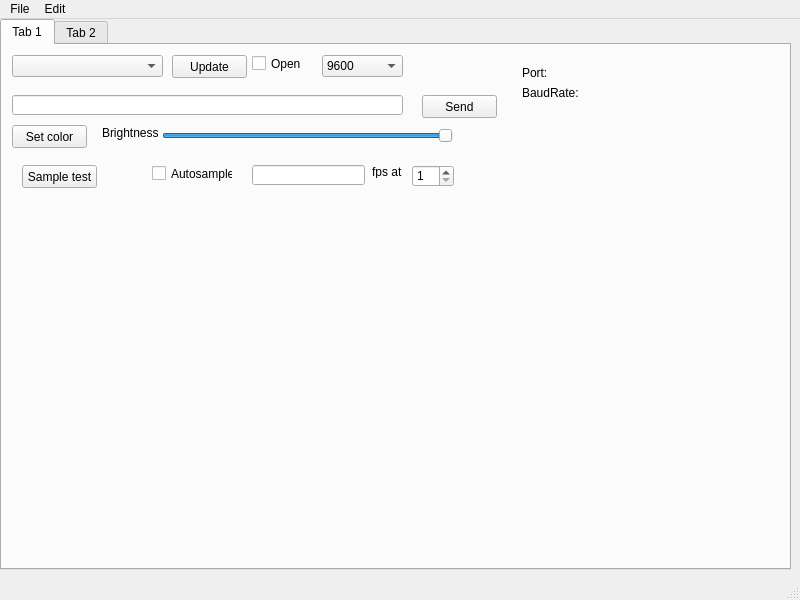
<?xml version="1.0" encoding="UTF-8"?>
<ui version="4.0">
 <class>MainWindow</class>
 <widget class="QMainWindow" name="MainWindow">
  <property name="geometry">
   <rect>
    <x>0</x>
    <y>0</y>
    <width>800</width>
    <height>600</height>
   </rect>
  </property>
  <property name="windowTitle">
   <string>MainWindow</string>
  </property>
  <widget class="QWidget" name="centralwidget">
   <widget class="QTabWidget" name="tabWidget">
    <property name="geometry">
     <rect>
      <x>0</x>
      <y>0</y>
      <width>791</width>
      <height>551</height>
     </rect>
    </property>
    <property name="currentIndex">
     <number>0</number>
    </property>
    <widget class="QWidget" name="tab">
     <attribute name="title">
      <string>Tab 1</string>
     </attribute>
     <widget class="QComboBox" name="portListBox">
      <property name="geometry">
       <rect>
        <x>10</x>
        <y>10</y>
        <width>151</width>
        <height>22</height>
       </rect>
      </property>
     </widget>
     <widget class="QLineEdit" name="serialInput">
      <property name="geometry">
       <rect>
        <x>10</x>
        <y>50</y>
        <width>391</width>
        <height>20</height>
       </rect>
      </property>
     </widget>
     <widget class="QPushButton" name="pushButton_2">
      <property name="geometry">
       <rect>
        <x>170</x>
        <y>10</y>
        <width>75</width>
        <height>23</height>
       </rect>
      </property>
      <property name="text">
       <string>Update</string>
      </property>
     </widget>
     <widget class="QPushButton" name="pushButton">
      <property name="geometry">
       <rect>
        <x>420</x>
        <y>50</y>
        <width>75</width>
        <height>23</height>
       </rect>
      </property>
      <property name="text">
       <string>Send</string>
      </property>
     </widget>
     <widget class="QCheckBox" name="checkBox">
      <property name="geometry">
       <rect>
        <x>250</x>
        <y>10</y>
        <width>70</width>
        <height>17</height>
       </rect>
      </property>
      <property name="text">
       <string>Open</string>
      </property>
     </widget>
     <widget class="QComboBox" name="baudRateBox">
      <property name="geometry">
       <rect>
        <x>320</x>
        <y>10</y>
        <width>81</width>
        <height>22</height>
       </rect>
      </property>
      <item>
       <property name="text">
        <string>9600</string>
       </property>
      </item>
      <item>
       <property name="text">
        <string>115200</string>
       </property>
      </item>
     </widget>
     <widget class="QLabel" name="portNameLabel">
      <property name="geometry">
       <rect>
        <x>520</x>
        <y>20</y>
        <width>141</width>
        <height>16</height>
       </rect>
      </property>
      <property name="text">
       <string>Port:</string>
      </property>
     </widget>
     <widget class="QLabel" name="baudRateLabel">
      <property name="geometry">
       <rect>
        <x>520</x>
        <y>40</y>
        <width>141</width>
        <height>16</height>
       </rect>
      </property>
      <property name="text">
       <string>BaudRate:</string>
      </property>
     </widget>
     <widget class="QCheckBox" name="autosampleCheckbox">
      <property name="geometry">
       <rect>
        <x>150</x>
        <y>120</y>
        <width>81</width>
        <height>17</height>
       </rect>
      </property>
      <property name="text">
       <string>Autosample</string>
      </property>
     </widget>
     <widget class="QLineEdit" name="fpsField">
      <property name="geometry">
       <rect>
        <x>250</x>
        <y>120</y>
        <width>113</width>
        <height>20</height>
       </rect>
      </property>
     </widget>
     <widget class="QPushButton" name="testSampleButton">
      <property name="geometry">
       <rect>
        <x>20</x>
        <y>120</y>
        <width>75</width>
        <height>23</height>
       </rect>
      </property>
      <property name="text">
       <string>Sample test</string>
      </property>
     </widget>
     <widget class="QSpinBox" name="numWorkersSpinBox">
      <property name="geometry">
       <rect>
        <x>410</x>
        <y>120</y>
        <width>42</width>
        <height>22</height>
       </rect>
      </property>
      <property name="minimum">
       <number>1</number>
      </property>
      <property name="maximum">
       <number>6</number>
      </property>
     </widget>
     <widget class="QLabel" name="label">
      <property name="geometry">
       <rect>
        <x>370</x>
        <y>120</y>
        <width>47</width>
        <height>13</height>
       </rect>
      </property>
      <property name="text">
       <string>fps at</string>
      </property>
     </widget>
     <widget class="QPushButton" name="setColorButton">
      <property name="geometry">
       <rect>
        <x>10</x>
        <y>80</y>
        <width>75</width>
        <height>23</height>
       </rect>
      </property>
      <property name="text">
       <string>Set color</string>
      </property>
     </widget>
     <widget class="QSlider" name="brightnessSlider">
      <property name="geometry">
       <rect>
        <x>160</x>
        <y>80</y>
        <width>291</width>
        <height>22</height>
       </rect>
      </property>
      <property name="maximum">
       <number>100</number>
      </property>
      <property name="singleStep">
       <number>1</number>
      </property>
      <property name="pageStep">
       <number>5</number>
      </property>
      <property name="value">
       <number>100</number>
      </property>
      <property name="orientation">
       <enum>Qt::Horizontal</enum>
      </property>
      <property name="invertedAppearance">
       <bool>false</bool>
      </property>
      <property name="invertedControls">
       <bool>false</bool>
      </property>
     </widget>
     <widget class="QLabel" name="label_2">
      <property name="geometry">
       <rect>
        <x>100</x>
        <y>80</y>
        <width>61</width>
        <height>16</height>
       </rect>
      </property>
      <property name="text">
       <string>Brightness</string>
      </property>
     </widget>
    </widget>
    <widget class="QWidget" name="tab_2">
     <attribute name="title">
      <string>Tab 2</string>
     </attribute>
     <widget class="QTimeEdit" name="wakeupTimeEditor">
      <property name="geometry">
       <rect>
        <x>90</x>
        <y>10</y>
        <width>118</width>
        <height>22</height>
       </rect>
      </property>
     </widget>
     <widget class="QSpinBox" name="sunriseLengthEditor">
      <property name="geometry">
       <rect>
        <x>90</x>
        <y>50</y>
        <width>111</width>
        <height>22</height>
       </rect>
      </property>
      <property name="maximum">
       <number>360</number>
      </property>
     </widget>
     <widget class="QLabel" name="label_3">
      <property name="geometry">
       <rect>
        <x>10</x>
        <y>10</y>
        <width>81</width>
        <height>16</height>
       </rect>
      </property>
      <property name="text">
       <string>Wake up time</string>
      </property>
     </widget>
     <widget class="QLabel" name="label_4">
      <property name="geometry">
       <rect>
        <x>10</x>
        <y>50</y>
        <width>81</width>
        <height>16</height>
       </rect>
      </property>
      <property name="text">
       <string>Sunrise length</string>
      </property>
     </widget>
     <widget class="QLabel" name="label_5">
      <property name="geometry">
       <rect>
        <x>10</x>
        <y>90</y>
        <width>81</width>
        <height>16</height>
       </rect>
      </property>
      <property name="text">
       <string>Sleep time</string>
      </property>
     </widget>
     <widget class="QSpinBox" name="sunsetLengthEditor">
      <property name="geometry">
       <rect>
        <x>90</x>
        <y>130</y>
        <width>111</width>
        <height>22</height>
       </rect>
      </property>
      <property name="maximum">
       <number>360</number>
      </property>
     </widget>
     <widget class="QLabel" name="label_6">
      <property name="geometry">
       <rect>
        <x>10</x>
        <y>130</y>
        <width>81</width>
        <height>16</height>
       </rect>
      </property>
      <property name="text">
       <string>Sunset length</string>
      </property>
     </widget>
     <widget class="QTimeEdit" name="sleepTimeEditor">
      <property name="geometry">
       <rect>
        <x>90</x>
        <y>90</y>
        <width>118</width>
        <height>22</height>
       </rect>
      </property>
     </widget>
     <widget class="QCheckBox" name="checkBox_2">
      <property name="geometry">
       <rect>
        <x>270</x>
        <y>10</y>
        <width>70</width>
        <height>17</height>
       </rect>
      </property>
      <property name="text">
       <string>Enabled</string>
      </property>
     </widget>
    </widget>
   </widget>
  </widget>
  <widget class="QMenuBar" name="menubar">
   <property name="geometry">
    <rect>
     <x>0</x>
     <y>0</y>
     <width>800</width>
     <height>21</height>
    </rect>
   </property>
   <widget class="QMenu" name="menuFile">
    <property name="title">
     <string>File</string>
    </property>
    <addaction name="actionSomething"/>
    <addaction name="separator"/>
    <addaction name="actionExit"/>
   </widget>
   <widget class="QMenu" name="menuEdit">
    <property name="title">
     <string>Edit</string>
    </property>
   </widget>
   <addaction name="menuFile"/>
   <addaction name="menuEdit"/>
  </widget>
  <widget class="QStatusBar" name="statusbar"/>
  <action name="actionSomething">
   <property name="text">
    <string>Something</string>
   </property>
  </action>
  <action name="actionExit">
   <property name="text">
    <string>Exit</string>
   </property>
  </action>
 </widget>
 <resources/>
 <connections/>
</ui>
